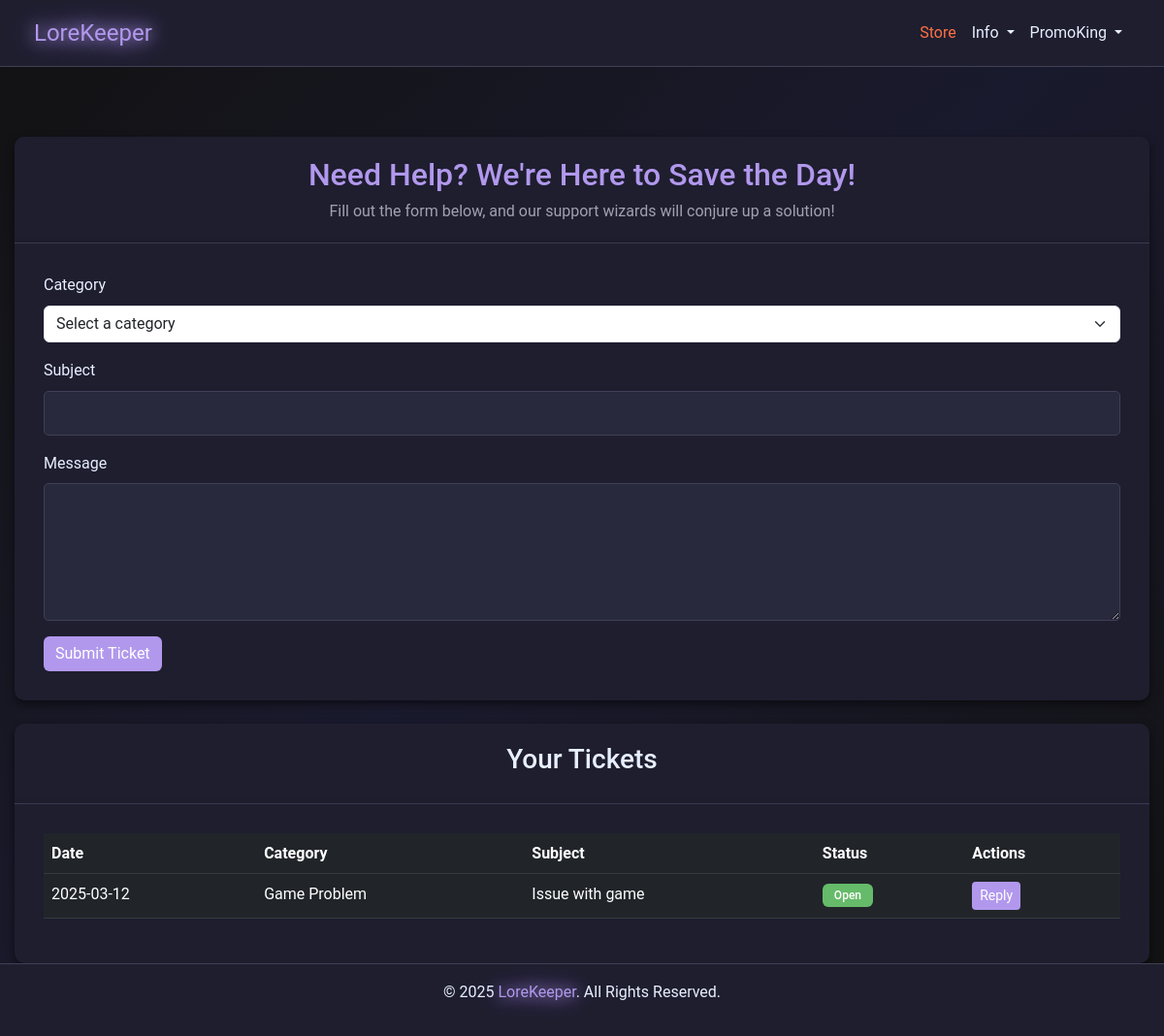
The app's page /support (signed in), older data.
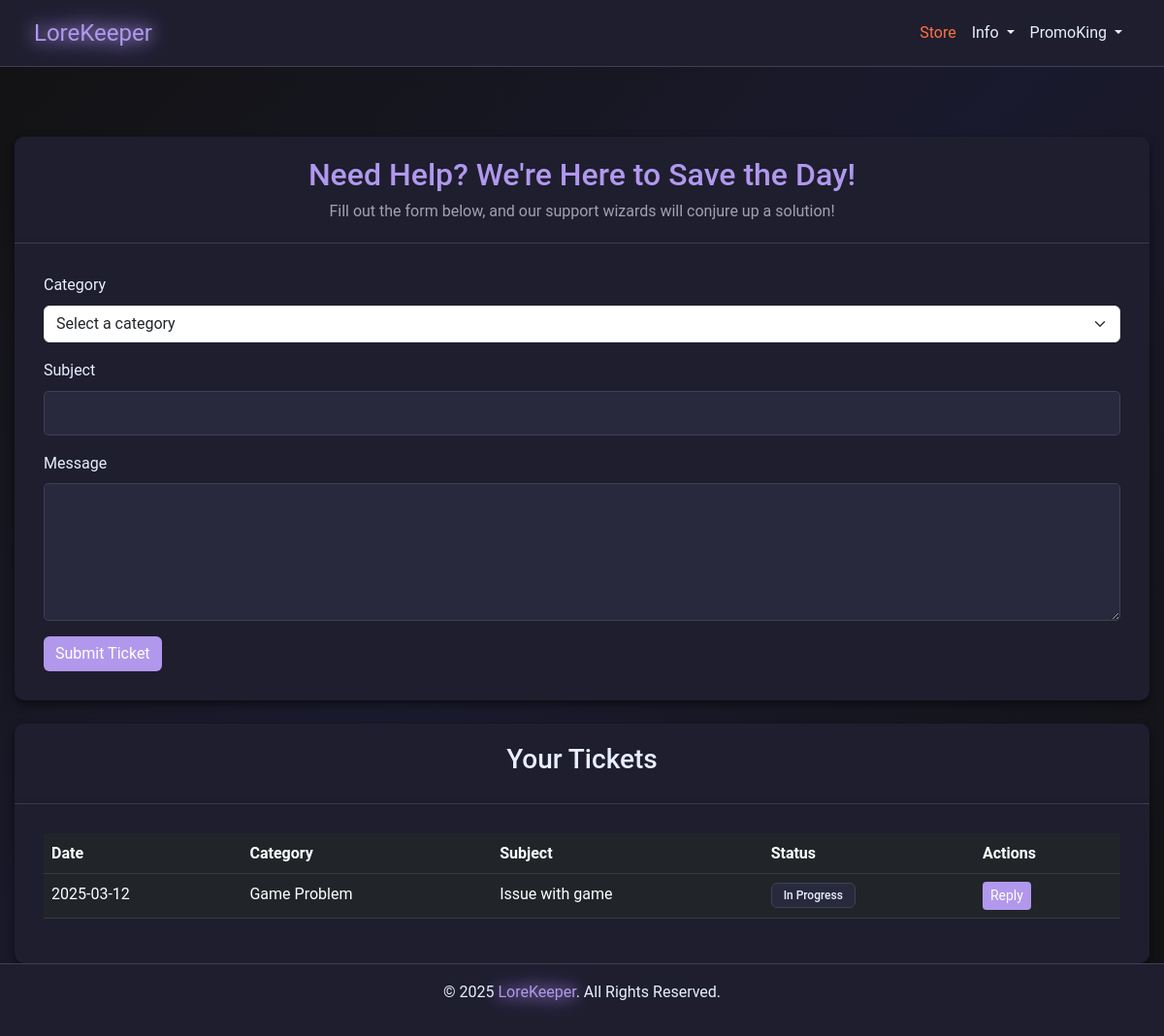
The same page, newer data.
### models.py (models this page shows)
class SupportTicket(db.Model):
    __tablename__ = "support_tickets"
    id = db.Column(db.Integer, primary_key=True)
    user_id = db.Column(db.Integer, db.ForeignKey("users.id"), nullable=False)
    category = db.Column(db.String(100), nullable=False)
    subject = db.Column(db.String(100), nullable=False)
    message = db.Column(db.Text, nullable=False)
    status = db.Column(db.String(20), default="Open", index=True)
    created_at = db.Column(db.DateTime, default=datetime.utcnow)
    responses = db.relationship(
        "SupportTicketResponse",
        back_populates="ticket",
        lazy="dynamic",
        cascade="all, delete-orphan",
    )
    user = db.relationship("User", back_populates="tickets")

### app.py (the view, shortened to what this page needs)
@app.route("/support", methods=["GET", "POST"])
def support():
    if not session.get("user_id"):
        flash("Please log in to submit a support ticket.", "warning")
        return redirect(url_for("login"))
    tickets = (
        SupportTicket.query.filter_by(user_id=session["user_id"])
        .order_by(SupportTicket.created_at.desc())
        .all()
    )
    return render_template(
        "support.html", tickets=tickets, categories=TICKET_CATEGORIES
    )

### app.py (called while the page is built)
@app.after_request
def add_header(response):
    response.headers["Cache-Control"] = "no-store"
    return response

@app.before_request
def before_request():
    try:
        if session.get("user_id"):
            session.permanent = True
        else:
            getCookie()
    except Exception:
        session.clear()

### templates/support.html (shortened to what this page needs)
{% extends "nav_footer_template.html" %} {% block content %}
<div class="container mt-5">
  <div class="card">
    <div class="card-header">
      <h2>Need Help? We're Here to Save the Day!</h2>
      <p>
        Fill out the form below, and our support wizards will conjure up a
        solution!
      </p>
    </div>
    <div class="card-body">
      <form method="POST">
        <div class="mb-3">
          <label for="category" class="form-label">Category</label>
          <select class="form-select" id="category" name="category" required>
            <option value="" disabled selected>Select a category</option>
          </select>
        </div>
        <div class="mb-3">
          <label for="subject" class="form-label">Subject</label>
          <input
            type="text"
            class="form-control"
            id="subject"
            name="subject"
            required
          />
        </div>
        <div class="mb-3">
          <label for="message" class="form-label">Message</label>
          <textarea
            class="form-control"
            id="message"
            name="message"
            rows="5"
            required
          ></textarea>
        </div>
        <button type="submit" class="btn btn-primary">Submit Ticket</button>
      </form>
    </div>
  </div>
  {% if tickets %}
  <div class="card mt-4">
    <div class="card-header">
      <h3>Your Tickets</h3>
    </div>
    <div class="card-body">
      <div class="table-responsive">
        <table class="table table-dark">
          <thead>
            <tr>
              <th>Date</th>
              <th>Category</th>
              <th>Subject</th>
              <th>Status</th>
              <th>Actions</th>
            </tr>
          </thead>
          <tbody>
            {% for ticket in tickets %}
            <tr>
              <td>{{ ticket.created_at.strftime('%Y-%m-%d') }}</td>
              <td>{{ ticket.category }}</td>
              <td>{{ ticket.subject }}</td>
              <td>
                <span
                  class="badge {% if ticket.status == 'Open' %}bg-success{% else %}bg-secondary{% endif %}"
                >
                  {{ ticket.status }}
                </span>
              </td>
              <td>
                <a
                  href="{{ url_for('user_reply_ticket', ticket_id=ticket.id) }}"
                  class="btn btn-primary btn-sm"
                  >Reply</a
                >
              </td>
            </tr>
            {% endfor %}
          </tbody>
        </table>
      </div>
    </div>
  </div>
  {% endif %}
</div>
{% endblock %}

Row changes from the older to the newer data that the page shows:
changed SupportTicket "Game Problem": status "Open" → "In Progress"
